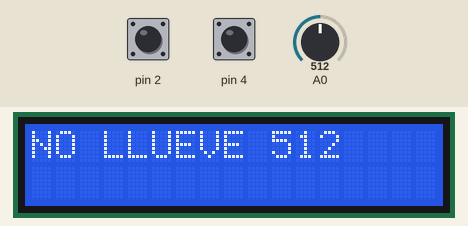
This sketch was run on a simulated Arduino Uno, built with avr-gcc and run on an emulated ATmega328P. Parts: 17×2 character LCD. Inputs (shaded band) come from the test bench; at power-on: pin 2 HIGH, pin 4 HIGH, A0 = 512. What the sketch prints to the serial monitor is not drawn.

Above: at 1.2 s.
1.3 s: pin 2 pulled LOW for 1.15 s
At 2.3 s:
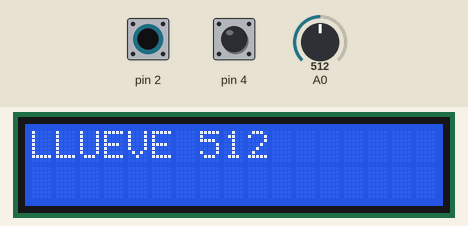
Timing chart, 0 to 4.3 s (numbered marks = the images above; inputs shaded):
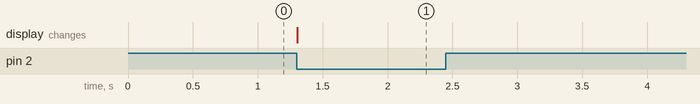

Measured:
- after the input at 1.3 s, the display: changes at once (image 1)

The sketch:

rainDrop.ino
```cpp
#include <LiquidCrystal.h>
LiquidCrystal lcd(7, 8, 9, 10, 11, 12);

boolean volatile a = true;
boolean volatile b = true;

void setup() {
  pinMode(A0, INPUT);
  pinMode(2, INPUT_PULLUP);
  attachInterrupt(0, rain, FALLING);
  Serial.begin(9600);
  lcd.begin(17, 2);
}

void loop() {

      if (digitalRead(4) == 0) {
 //       if (a){
   //     lcd.clear();
     //   a = false;
       // b = true;
       //lcd.print("LLUEVE ");  lcd.print(analogRead(A0));
      // }
      }else {
        if (b){
        lcd.clear();
        b = false;
        a = true;
        //lcd.print("NO LLUEVE" + analogRead(A0));
        lcd.print("NO LLUEVE "); lcd.print(analogRead(A0));
      }

   }

    Serial.println(analogRead(A0));
    delay(1000);
}

void rain(){
  lcd.clear();
  lcd.print("LLUEVE ");  lcd.print(analogRead(A0));
}
```
